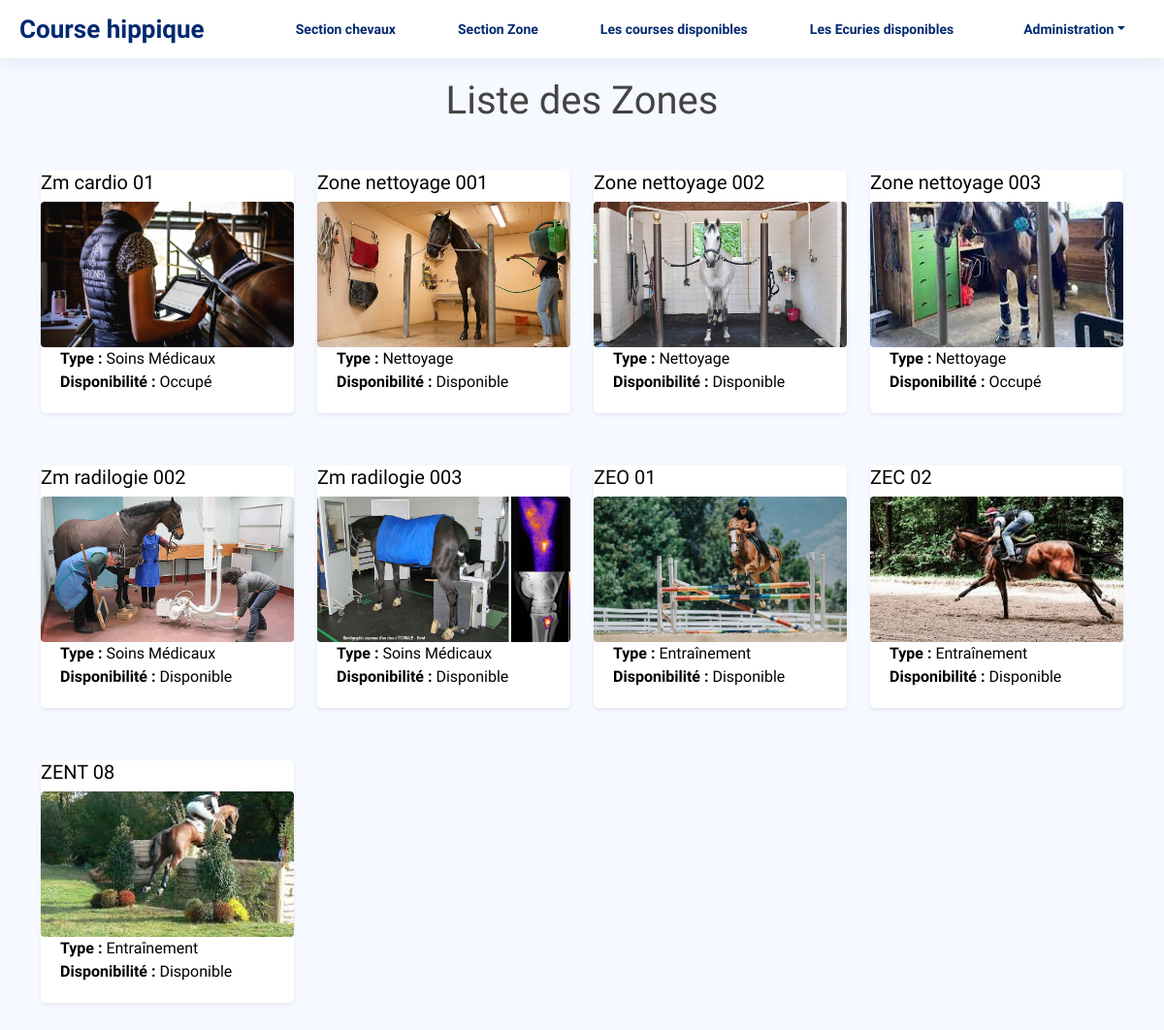
Screenshot of /zones/ with the database file from the repository.
### hippodrome/models.py (models this page shows, shortened)
class Zone(models.Model):
    ZONE_TYPES = [
        ('Nettoyage', 'Nettoyage'),
        ('Soins Médicaux', 'Soins Médicaux'),
        ('Entraînement', 'Entraînement'),
    ]
    name = models.CharField(max_length=100)
    type = models.CharField(max_length=50, choices=ZONE_TYPES)
    cheval = models.OneToOneField(Cheval, on_delete=models.SET_NULL, null=True, blank=True)
    image = models.ImageField(upload_to='image_zone/', blank=True, null=True)

### hippodrome/views.py (the view)
# urls.py: path('zones/', views.zone_list, name='zone_list'),
def zone_list(request):
    zones = Zone.objects.all()
    return render(request, 'hippodrome/zone_list.html', {'object_list': zones})

### templates/hippodrome/zone_list.html (shortened to what this page needs)
{% extends 'base.html' %}
{% block main %}
  <main id="main" class="main">
      <div class="container">
        <h1 class="mb-4 text-center">Liste des Zones</h1>
      <br>
        <div class="row">
            {% for zone in object_list %}
                <div class="col-md-3 mb-4">
                    <div class="card shadow-sm">
                    <a href="{% url 'hippodrome:zone_detail' zone.id%}" class="text-black">
                        <h5>{{ zone.name }}</h5>
                        {% if zone.image %}
                            <img src="{{ zone.image.url }}" class="card-img-top fixed-height-img" alt="Image de {{ cheval.name }}">
                        {% else %}
                            <img src="https://via.placeholder.com/300x200?text=Pas+d%27image" class="card-img-top fixed-height-img" alt="Pas d'image">
                        {% endif %}
                        <div class="card-body">
                            <p class="card-text">
                                <strong>Type :</strong> {{ zone.type }}<br>
                                <strong>Disponibilité :</strong> {% if zone.cheval %} Occupé {% else %} Disponible{% endif %}<br>
                            </p>
                        </div>
                    </a>
                    </div>
                </div>
            {% endfor %}
        </div>
    </div>
  </main>
{% endblock %}

### static/css/style.css (style rules this page uses)
:root { scroll-behavior: smooth; }
body { font-family: "Birthstone", cursive; background: #f6f9ff; color: #444444; }
a { color: #4154f1; text-decoration: none; }
h1, h2, h3, h4, h5, h6 { font-family: "Birthstone", cursive; }
#main { margin-top: 60px; padding: 20px 30px; transition: all 0.3s; }
.card { margin-bottom: 30px; border: none; border-radius: 5px; box-shadow: 0px 0 30px rgba(1, 41, 112, 0.1); }
.card-body { padding: 0 20px 20px 20px; }
.fixed-height-img { height: 150px; object-fit: cover; width: 100%; border-radius: 0.25rem; }

### rows the page displays
Zone: name "Zm cardio 01", image (picture), type "Soins Médicaux", shows "Occupé"
Zone: name "Zone nettoyage 001", image (picture), type "Nettoyage", shows "Disponible"
Zone: name "Zone nettoyage 002", image (picture), type "Nettoyage", shows "Disponible"
Zone: name "Zone nettoyage 003", image (picture), type "Nettoyage", shows "Occupé"
Zone: name "Zm radilogie 002", image (picture), type "Soins Médicaux", shows "Disponible"
Zone: name "Zm radilogie 003", image (picture), type "Soins Médicaux", shows "Disponible"
Zone: name "ZEO 01", image (picture), type "Entraînement", shows "Disponible"
Zone: name "ZEC 02", image (picture), type "Entraînement", shows "Disponible"
Zone: name "ZENT 08", image (picture), type "Entraînement", shows "Disponible"
